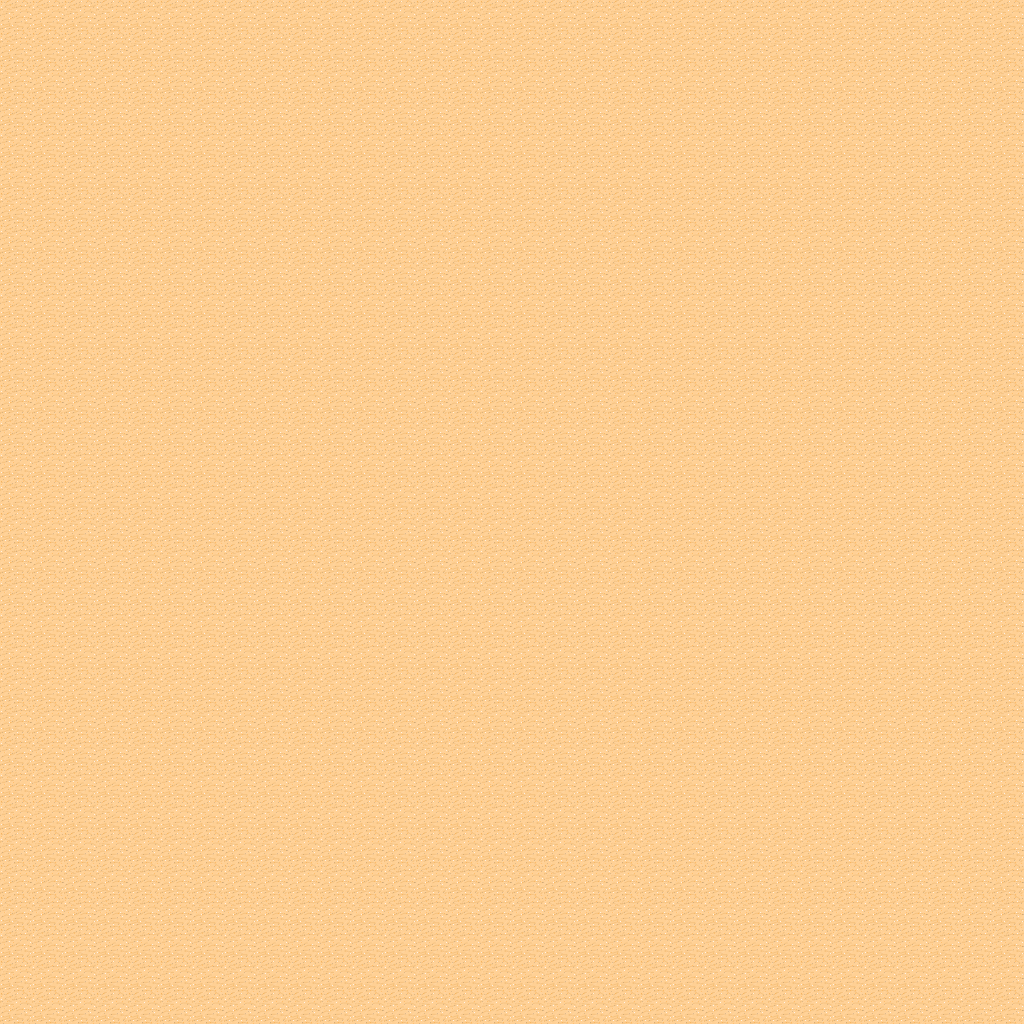

This game map was drawn from its Tiled (.tmx) file and the tilesets committed beside it. A one-line description and the trimmed map source follow:
An orthogonal 32x32 tile map with 32x32 px tiles, 1 tile layer (Tile Layer 1).

<map version="1.0" orientation="orthogonal" renderorder="right-down" width="32" height="32" tilewidth="32" tileheight="32" nextobjectid="1">
 <tileset firstgid="1" name="desert" tilewidth="32" tileheight="32" spacing="1" tilecount="48">
  <image source="../Images/map/desert.png" width="263" height="197" />
 </tileset>
 <layer name="Tile Layer 1" width="32" height="32">
  <data>[1024 cells, 1024 non-empty, 1 distinct tile ids]</data>
 </layer>
</map>
